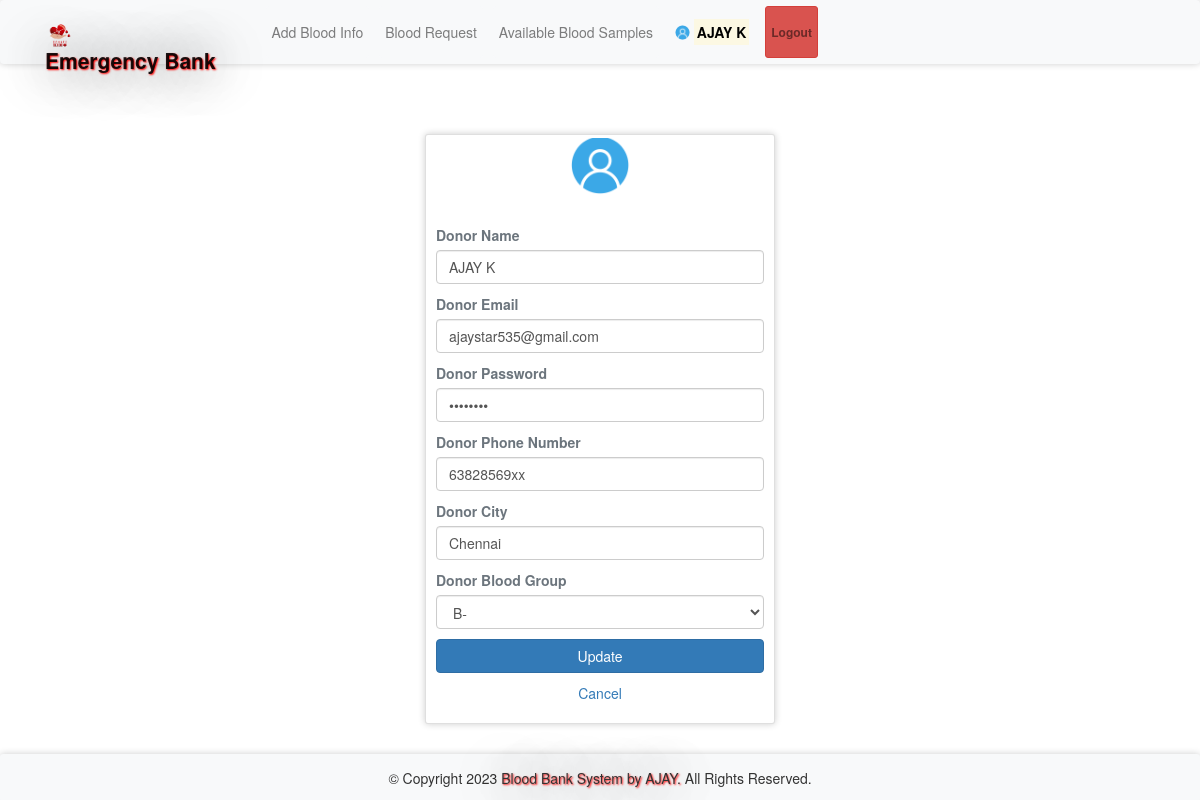
The page /dprofile.php (signed in) on the database its author committed.
### tables this page shows
CREATE TABLE `donors` (
  `id` int(11) NOT NULL,
  `dname` varchar(255) NOT NULL,
  `demail` varchar(255) NOT NULL,
  `dpassword` varchar(100) NOT NULL,
  `dphone` varchar(100) NOT NULL,
  `dbg` varchar(10) NOT NULL,
  `dcity` varchar(100) NOT NULL
);

### dprofile.php (the view, shortened to what this page needs)
<?php
require 'file/connection.php';
if (!isset($_SESSION['did'])) {
    header('location:login.php');
} else {
    if (isset($_SESSION['did'])) {
        $id = $_SESSION['did'];
        $sql = "SELECT * FROM donors WHERE id='$id'";
        $result = mysqli_query($conn, $sql);
        $row = mysqli_fetch_array($result);
    }
}
?>
<!DOCTYPE html>
<html>
<?php require 'head.php'; ?>
<body>
    <?php require 'header.php'; ?>
    <div class="container cont">
        <div class="row justify-content-center">
            <div class="col-lg-4 col-md-6 col-sm-8 mb-5">
                <div class="card">
                    <div class="media justify-content-center mt-1">
                        <img src="image/user.png" alt="profile" class="rounded-circle" width="60" height="60">
                    </div>
                    <div class="card-body">
                        <form action="file/updateprofile.php" method="post">
                            <label class="text-muted font-weight-bold">Donor Name</label>
                            <input type="text" name="dname" value="<?php echo $row['dname']; ?>" class="form-control mb-3">
                            <label class="text-muted font-weight-bold">Donor Email</label>
                            <input type="email" name="demail" value="<?php echo $row['demail']; ?>" class="form-control mb-3">
                            <label class="text-muted font-weight-bold">Donor Password</label>
                            <input type="password" name="dpassword" value="<?php echo $row['dpassword']; ?>" class="form-control mb-3">
                            <label class="text-muted font-weight-bold">Donor Phone Number</label>
                            <input type="text" name="dphone" value="<?php echo $row['dphone']; ?>" class="form-control mb-3">
                            <label class="text-muted font-weight-bold">Donor City</label>
                            <input type="text" name="dcity" value="<?php echo $row['dcity']; ?>" class="form-control mb-3">
                            <label class="text-muted font-weight-bold">Donor Blood Group</label>
                            <select class="form-control mb-3" name="dbg" required>
                                <option selected><?php echo $row['dbg']; ?></option>
                            </select>
                            <input type="submit" name="update" class="btn btn-block btn-primary" value="Update">
                        </form>
                    </div>
                    <a href="index.php" class="text-center">Cancel</a><br>
                </div>
            </div>
        </div>
    </div>
    <?php require 'footer.php'; ?>
</body>
</html>

### css/style.css (style rules this page uses)
.cont { padding-top: 40px; text-align: justify; font-size: 1em; }
.card ,nav, .footer,tr,video { border-radius: 3px; transition: all 200ms ease-out; box-shadow: 0px 0px 7px rgba(0, 0, 0, 0.2); }
.card-body { background-color: white; padding: 1rem; transition: background-color 0.2s ease-in-out; }
.rounded-circle { margin-top: -2.5px; }
form { padding-top: 20px; }
a:link { text-decoration: none; }

### rows shown on the page
donors: dname "AJAY K", demail "ajaystar535@gmail.com", dphone "63828569xx", dcity "Chennai", dbg "B-"

### other values the page prints
$_SESSION['dname'] "AJAY K"
